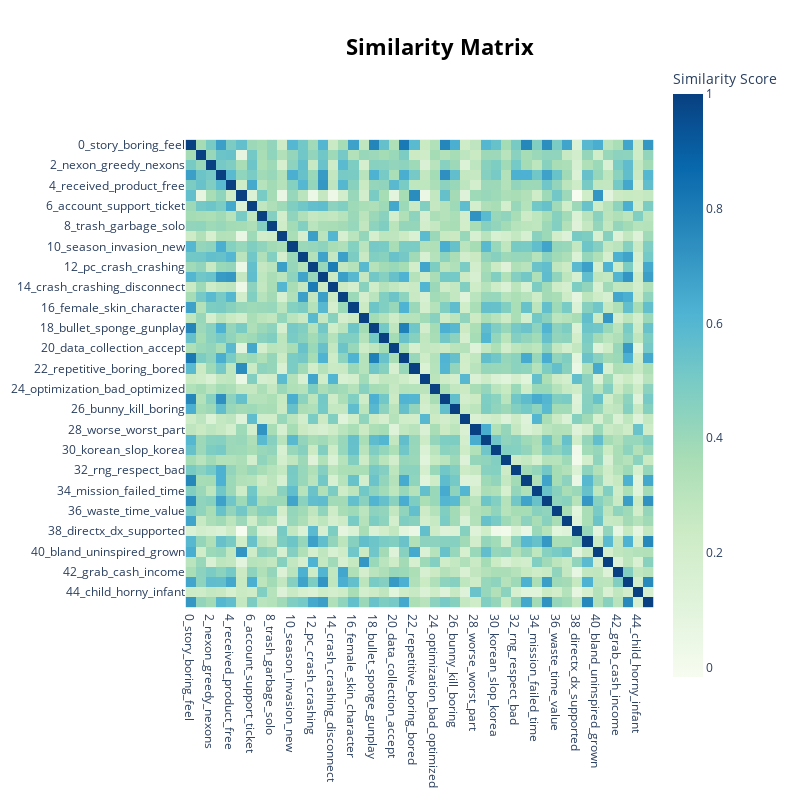

Here is the notebook cell this chart was saved with:
### Code cell
topic_model_negative.visualize_heatmap()

### Figure 1 — Plotly figure (JSON) as saved in the notebook; plotly's stock layout.template omitted (floating-point values rounded to 4 significant figures; data arrays with more than 128 entries replaced by an {"elided": "..."} marker saying what was removed)
{"data": [{"coloraxis": "coloraxis", "hovertemplate": "x: %{x}<br>y: %{y}<br>Similarity Score: %{z}<extra></extra>", "name": "0", "type": "heatmap", "x": ["0_story_boring_feel", "1_rate_drop_item", "2_nexon_greedy_nexons", "3_grind_grinding_part", "4_received_product_free", "5_boring_soooo_kinda", "6_account_support_ticket", "7_bad_suck_kinda", "8_trash_garbage_solo", "9_shaders_shader_loading", "10_season_invasion_new", "11_micro_transaction_microt...", "12_pc_crash_crashing", "13_skin_slot_buy", "14_crash_crashing_disconnect", "15_monetization_predatory_m...", "16_female_skin_character", "17_lag_stuttering_stutter", "18_bullet_sponge_gunplay", "19_clone_bad_worse", "20_data_collection_accept", "21_looter_shooter_bewbs", "22_repetitive_boring_bored", "23_screen_start_launch", "24_optimization_bad_optimized", "25_mission_boring_repetitive", "26_bunny_kill_boring", "27_error_connect_connection", "28_worse_worst_part", "29_version_worse_ist", "30_korean_slop_korea", "31_gooner_bait_toast", "32_rng_respect_bad", "33_weapon_character_player", "34_mission_failed_time", "35_player_devs_content", "36_waste_time_value", "37_voice_acting_english", "38_directx_dx_supported", "39_button_control_mouse", "40_bland_uninspired_grown", "41_fps_setting_rtx", "42_grab_cash_income", "43_violation_detectedgame_p...", "44_child_horny_infant", "45_power_game_dye"], "xaxis": "x", "y": ["0_story_boring_feel", "1_rate_drop_item", "2_nexon_greedy_nexons", "3_grind_grinding_part", "4_received_product_free", "5_boring_soooo_kinda", "6_account_support_ticket", "7_bad_suck_kinda", "8_trash_garbage_solo", "9_shaders_shader_loading", "10_season_invasion_new", "11_micro_transaction_microt...", "12_pc_crash_crashing", "13_skin_slot_buy", "14_crash_crashing_disconnect", "15_monetization_predatory_m...", "16_female_skin_character", "17_lag_stuttering_stutter", "18_bullet_sponge_gunplay", "19_clone_bad_worse", "20_data_collection_accept", "21_looter_shooter_bewbs", "22_repetitive_boring_bored", "23_screen_start_launch", "24_optimization_bad_optimized", "25_mission_boring_repetitive", "26_bunny_kill_boring", "27_error_connect_connection", "28_worse_worst_part", "29_version_worse_ist", "30_korean_slop_korea", "31_gooner_bait_toast", "32_rng_respect_bad", "33_weapon_character_player", "34_mission_failed_time", "35_player_devs_content", "36_waste_time_value", "37_voice_acting_english", "38_directx_dx_supported", "39_button_control_mouse", "40_bland_uninspired_grown", "41_fps_setting_rtx", "42_grab_cash_income", "43_violation_detectedgame_p...", "44_child_horny_infant", "45_power_game_dye"], "yaxis": "y", "z": {"elided": "46x46 float values"}}], "layout": {"coloraxis": {"colorbar": {"title": {"text": "Similarity Score"}}, "colorscale": [[0, "rgb(247,252,240)"], [0.125, "rgb(224,243,219)"], [0.25, "rgb(204,235,197)"], [0.375, "rgb(168,221,181)"], [0.5, "rgb(123,204,196)"], [0.625, "rgb(78,179,211)"], [0.75, "rgb(43,140,190)"], [0.875, "rgb(8,104,172)"], [1, "rgb(8,64,129)"]]}, "height": 800, "hoverlabel": {"bgcolor": "white", "font": {"family": "Rockwell", "size": 16}}, "legend": {"title": {"text": "Trend"}}, "margin": {"t": 60}, "showlegend": true, "title": {"font": {"color": "Black", "size": 22}, "text": "<b>Similarity Matrix</b>", "x": 0.55, "xanchor": "center", "y": 0.95, "yanchor": "top"}, "width": 800, "xaxis": {"anchor": "y", "constrain": "domain", "domain": [0, 1], "scaleanchor": "y"}, "yaxis": {"anchor": "x", "autorange": "reversed", "constrain": "domain", "domain": [0, 1]}}}
